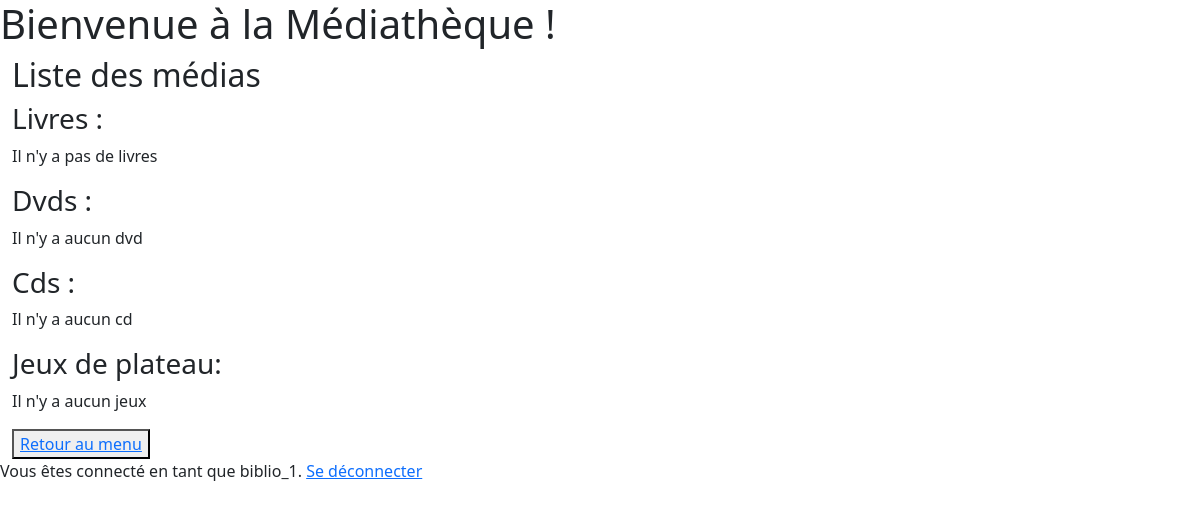
Before: /librarian/medias_list (signed in) with the older database file.
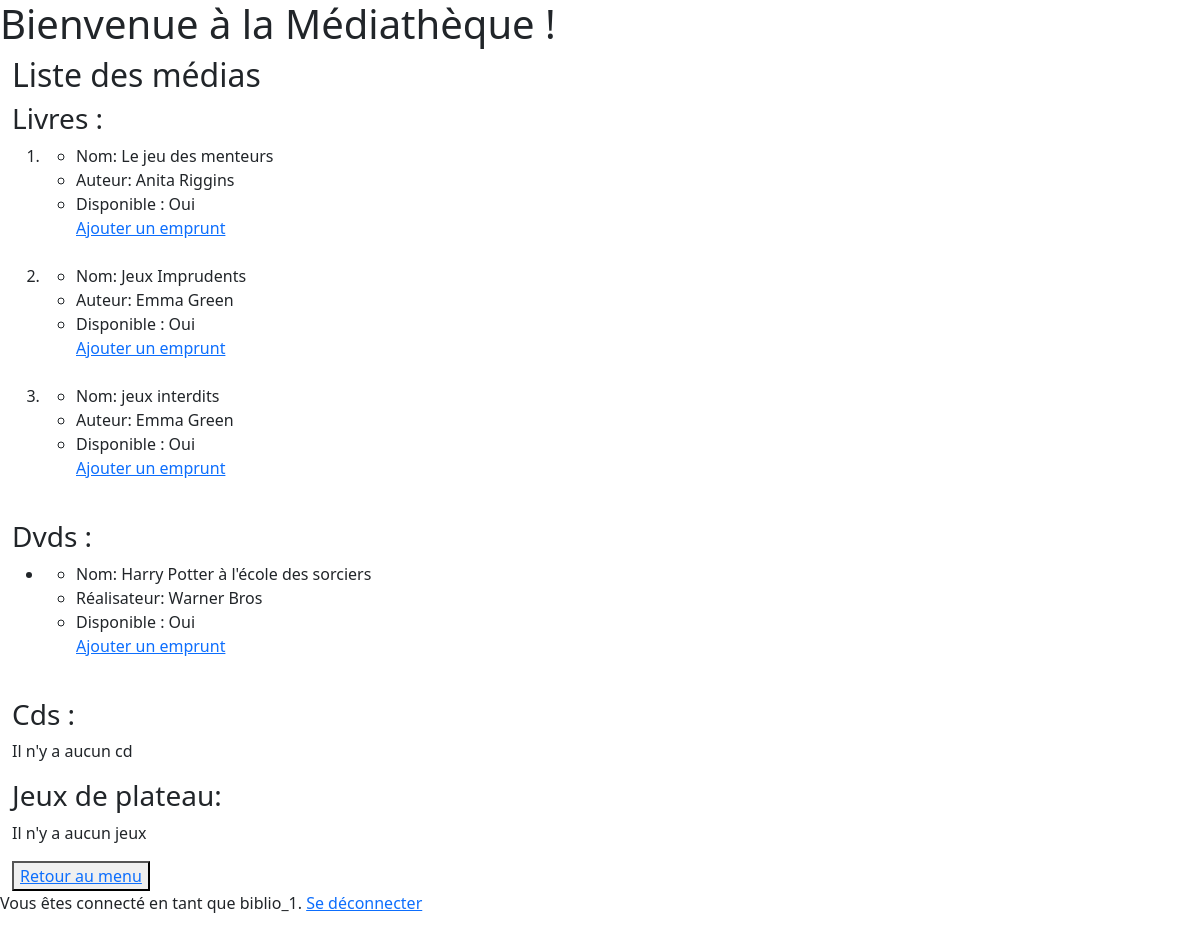
After: the same page with the newer database file.
### librarian/models.py (models this page shows, shortened)
class Media(models.Model):
    name = models.CharField(
        max_length=50,
        verbose_name="Titre", primary_key=True)
    availability = models.BooleanField(default="True", verbose_name="Disponibilité")
    borrower = models.ForeignKey(Borrower, null=True, blank=True,
                                 on_delete=models.SET_NULL,
                                 related_name='Media', verbose_name="Emprunteur")

class Book(Media):
    author = models.CharField(max_length=50, verbose_name="Auteur")

class Media(models.Model):
    name = models.CharField(
        max_length=50,
        verbose_name="Titre", primary_key=True)
    availability = models.BooleanField(default="True", verbose_name="Disponibilité")
    borrower = models.ForeignKey(Borrower, null=True, blank=True,
                                 on_delete=models.SET_NULL,
                                 related_name='Media', verbose_name="Emprunteur")

class Dvd(Media):
    producer = models.CharField(max_length=50, verbose_name="Réalisateur")

### librarian/views.py (the view)
# urls.py: path("medias_list", medias_list, name='medias_list'),
@login_required
def medias_list(request):
    books = Book.objects.all()
    dvds = Dvd.objects.all()
    cds = Cd.objects.all()
    boardgames = BoardGame.objects.all()
    borrowings = Borrowing.objects.all()
    return render(request,
                  'librarian/medias_list.html',
                  {'books': books, 'dvds': dvds, 'cds': cds, 'boardgames': boardgames, 'borrowings': borrowings})

### templates/librarian/medias_list.html (shortened to what this page needs)
{% extends 'base.html' %}
{% block content %}
    <h2>Liste des médias</h2>
    <h3>Livres :</h3>
    {% if books %}
        <ol>
            {% for book in books %}
            <li>
                <ul>
                    <li>Nom: {{ book.name }}</li>
                    <li>Auteur: {{ book.author }}</li>
                    {% if book.availability == True %}
                        <li>Disponible :  Oui</li>
                        <a href="{% url 'create_borrowing' book.name %}">Ajouter un emprunt</a>
                    {% endif %}
                </ul>
                <br>
            </li>
            {% endfor %}
        </ol>
    {% else %}
        <p>Il n'y a pas de livres</p>
    {% endif %}
    <h3>Dvds :</h3>
    {% if dvds %}
        <ul>
            {% for dvd in dvds %}
            <li>
                <ul>
                    <li>Nom: {{ dvd.name }}</li>
                    <li>Réalisateur: {{ dvd.producer }}</li>
                    {% if dvd.availability == True %}
                    <li>Disponible :  Oui</li>
                    <a href="{% url 'create_borrowing' dvd.name %}" >Ajouter un emprunt</a>
                    {% else %}
                    <li>Disponible: Non </li>
                    <li>Emprunteur: {{ dvd.borrower }}</li>
                    <li>Date d'emprunt: {{ dvd.borrowingDate }}</li>
                    {% endif %}
                </ul>
                <br>
            </li>
            {% endfor %}
        </ul>
    {% else %}
        <p>Il n'y a aucun dvd</p>
    {% endif %}
    <h3>Cds :</h3>
    {% if cds %}
        <ul>
            {% for cd in cds %}
            <li>
                <ul>
                    <li>Nom: {{ cd.name }}</li>
                    <li>Artiste: {{ cd.entertainer }}</li>
                    {% if cd.availability == True %}
                    <li>Disponible :  Oui</li>
                    <a href="{% url 'create_borrowing' cd.name %}">Ajouter un emprunt</a>
                    {% else %}
                    <li>Disponible: Non </li>
                    <li>Emprunteur: {{ cd.borrower }}</li>
                    <li>Date d'emprunt: {{ cd.borrowingDate }}</li>
                    {% endif %}
                </ul>
                <br>
            </li>
            {% endfor %}
        </ul>
    {% else %}
        <p>Il n'y a aucun cd</p>
    {% endif %}
    <h3>Jeux de plateau:</h3>
    {% if boardgames %}
        <ul>
            {% for boardGame in boardGames %}
                <li>
                    <ul>
                        <li> Nom du jeu: {{ name.boardGame }}</li>
                        <li> Créateur: {{ creator.boardGame }}</li>
                    </ul>
                </li>
            {% endfor %}
        </ul>
    {% else %}
        <p>Il n'y a aucun jeux</p>
    {% endif %}
    <button><a href="/librarian/">Retour au menu</a></button>
{% endblock content %}

Changed rows visible on the page:
added Book: name "Le jeu des menteurs", author "Anita Riggins"
added Book: name "Jeux Imprudents", author "Emma Green"
added Book: name "jeux interdits", author "Emma Green"
added Dvd: name "Harry Potter à l'école des sorciers", producer "Warner Bros"
Other visible differences:
text no longer shown: "Il n'y a pas de livres Il n'y a aucun dvd"
